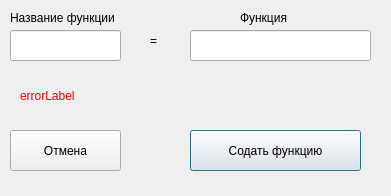
<?xml version="1.0" encoding="UTF-8"?>
<ui version="4.0">
 <class>createFuncForm</class>
 <widget class="QWidget" name="createFuncForm">
  <property name="geometry">
   <rect>
    <x>0</x>
    <y>0</y>
    <width>391</width>
    <height>196</height>
   </rect>
  </property>
  <property name="windowTitle">
   <string>Form</string>
  </property>
  <widget class="QLineEdit" name="funcNameEdit">
   <property name="geometry">
    <rect>
     <x>10</x>
     <y>30</y>
     <width>111</width>
     <height>31</height>
    </rect>
   </property>
  </widget>
  <widget class="QLabel" name="label">
   <property name="geometry">
    <rect>
     <x>10</x>
     <y>10</y>
     <width>121</width>
     <height>16</height>
    </rect>
   </property>
   <property name="text">
    <string>Название функции</string>
   </property>
  </widget>
  <widget class="QLabel" name="label_2">
   <property name="geometry">
    <rect>
     <x>150</x>
     <y>30</y>
     <width>31</width>
     <height>21</height>
    </rect>
   </property>
   <property name="text">
    <string>=</string>
   </property>
  </widget>
  <widget class="QLineEdit" name="funcEdit">
   <property name="geometry">
    <rect>
     <x>190</x>
     <y>30</y>
     <width>181</width>
     <height>31</height>
    </rect>
   </property>
  </widget>
  <widget class="QLabel" name="label_3">
   <property name="geometry">
    <rect>
     <x>240</x>
     <y>10</y>
     <width>71</width>
     <height>16</height>
    </rect>
   </property>
   <property name="text">
    <string>Функция</string>
   </property>
  </widget>
  <widget class="QPushButton" name="cancelButt">
   <property name="geometry">
    <rect>
     <x>10</x>
     <y>130</y>
     <width>111</width>
     <height>41</height>
    </rect>
   </property>
   <property name="text">
    <string>Отмена</string>
   </property>
  </widget>
  <widget class="QLabel" name="errorLabel">
   <property name="geometry">
    <rect>
     <x>20</x>
     <y>80</y>
     <width>341</width>
     <height>31</height>
    </rect>
   </property>
   <property name="palette">
    <palette>
     <active>
      <colorrole role="WindowText">
       <brush brushstyle="SolidPattern">
        <color alpha="255">
         <red>255</red>
         <green>0</green>
         <blue>0</blue>
        </color>
       </brush>
      </colorrole>
      <colorrole role="Button">
       <brush brushstyle="SolidPattern">
        <color alpha="255">
         <red>240</red>
         <green>0</green>
         <blue>0</blue>
        </color>
       </brush>
      </colorrole>
      <colorrole role="Light">
       <brush brushstyle="SolidPattern">
        <color alpha="255">
         <red>255</red>
         <green>105</green>
         <blue>105</blue>
        </color>
       </brush>
      </colorrole>
      <colorrole role="Midlight">
       <brush brushstyle="SolidPattern">
        <color alpha="255">
         <red>247</red>
         <green>52</green>
         <blue>52</blue>
        </color>
       </brush>
      </colorrole>
      <colorrole role="Dark">
       <brush brushstyle="SolidPattern">
        <color alpha="255">
         <red>120</red>
         <green>0</green>
         <blue>0</blue>
        </color>
       </brush>
      </colorrole>
      <colorrole role="Mid">
       <brush brushstyle="SolidPattern">
        <color alpha="255">
         <red>160</red>
         <green>0</green>
         <blue>0</blue>
        </color>
       </brush>
      </colorrole>
      <colorrole role="Text">
       <brush brushstyle="SolidPattern">
        <color alpha="255">
         <red>255</red>
         <green>0</green>
         <blue>0</blue>
        </color>
       </brush>
      </colorrole>
      <colorrole role="BrightText">
       <brush brushstyle="SolidPattern">
        <color alpha="255">
         <red>255</red>
         <green>255</green>
         <blue>255</blue>
        </color>
       </brush>
      </colorrole>
      <colorrole role="ButtonText">
       <brush brushstyle="SolidPattern">
        <color alpha="255">
         <red>0</red>
         <green>0</green>
         <blue>0</blue>
        </color>
       </brush>
      </colorrole>
      <colorrole role="Base">
       <brush brushstyle="SolidPattern">
        <color alpha="255">
         <red>255</red>
         <green>255</green>
         <blue>255</blue>
        </color>
       </brush>
      </colorrole>
      <colorrole role="Window">
       <brush brushstyle="SolidPattern">
        <color alpha="255">
         <red>240</red>
         <green>0</green>
         <blue>0</blue>
        </color>
       </brush>
      </colorrole>
      <colorrole role="Shadow">
       <brush brushstyle="SolidPattern">
        <color alpha="255">
         <red>0</red>
         <green>0</green>
         <blue>0</blue>
        </color>
       </brush>
      </colorrole>
      <colorrole role="AlternateBase">
       <brush brushstyle="SolidPattern">
        <color alpha="255">
         <red>247</red>
         <green>127</green>
         <blue>127</blue>
        </color>
       </brush>
      </colorrole>
      <colorrole role="ToolTipBase">
       <brush brushstyle="SolidPattern">
        <color alpha="255">
         <red>255</red>
         <green>255</green>
         <blue>220</blue>
        </color>
       </brush>
      </colorrole>
      <colorrole role="ToolTipText">
       <brush brushstyle="SolidPattern">
        <color alpha="255">
         <red>0</red>
         <green>0</green>
         <blue>0</blue>
        </color>
       </brush>
      </colorrole>
     </active>
     <inactive>
      <colorrole role="WindowText">
       <brush brushstyle="SolidPattern">
        <color alpha="255">
         <red>255</red>
         <green>0</green>
         <blue>0</blue>
        </color>
       </brush>
      </colorrole>
      <colorrole role="Button">
       <brush brushstyle="SolidPattern">
        <color alpha="255">
         <red>240</red>
         <green>0</green>
         <blue>0</blue>
        </color>
       </brush>
      </colorrole>
      <colorrole role="Light">
       <brush brushstyle="SolidPattern">
        <color alpha="255">
         <red>255</red>
         <green>105</green>
         <blue>105</blue>
        </color>
       </brush>
      </colorrole>
      <colorrole role="Midlight">
       <brush brushstyle="SolidPattern">
        <color alpha="255">
         <red>247</red>
         <green>52</green>
         <blue>52</blue>
        </color>
       </brush>
      </colorrole>
      <colorrole role="Dark">
       <brush brushstyle="SolidPattern">
        <color alpha="255">
         <red>120</red>
         <green>0</green>
         <blue>0</blue>
        </color>
       </brush>
      </colorrole>
      <colorrole role="Mid">
       <brush brushstyle="SolidPattern">
        <color alpha="255">
         <red>160</red>
         <green>0</green>
         <blue>0</blue>
        </color>
       </brush>
      </colorrole>
      <colorrole role="Text">
       <brush brushstyle="SolidPattern">
        <color alpha="255">
         <red>255</red>
         <green>0</green>
         <blue>0</blue>
        </color>
       </brush>
      </colorrole>
      <colorrole role="BrightText">
       <brush brushstyle="SolidPattern">
        <color alpha="255">
         <red>255</red>
         <green>255</green>
         <blue>255</blue>
        </color>
       </brush>
      </colorrole>
      <colorrole role="ButtonText">
       <brush brushstyle="SolidPattern">
        <color alpha="255">
         <red>0</red>
         <green>0</green>
         <blue>0</blue>
        </color>
       </brush>
      </colorrole>
      <colorrole role="Base">
       <brush brushstyle="SolidPattern">
        <color alpha="255">
         <red>255</red>
         <green>255</green>
         <blue>255</blue>
        </color>
       </brush>
      </colorrole>
      <colorrole role="Window">
       <brush brushstyle="SolidPattern">
        <color alpha="255">
         <red>240</red>
         <green>0</green>
         <blue>0</blue>
        </color>
       </brush>
      </colorrole>
      <colorrole role="Shadow">
       <brush brushstyle="SolidPattern">
        <color alpha="255">
         <red>0</red>
         <green>0</green>
         <blue>0</blue>
        </color>
       </brush>
      </colorrole>
      <colorrole role="AlternateBase">
       <brush brushstyle="SolidPattern">
        <color alpha="255">
         <red>247</red>
         <green>127</green>
         <blue>127</blue>
        </color>
       </brush>
      </colorrole>
      <colorrole role="ToolTipBase">
       <brush brushstyle="SolidPattern">
        <color alpha="255">
         <red>255</red>
         <green>255</green>
         <blue>220</blue>
        </color>
       </brush>
      </colorrole>
      <colorrole role="ToolTipText">
       <brush brushstyle="SolidPattern">
        <color alpha="255">
         <red>0</red>
         <green>0</green>
         <blue>0</blue>
        </color>
       </brush>
      </colorrole>
     </inactive>
     <disabled>
      <colorrole role="WindowText">
       <brush brushstyle="SolidPattern">
        <color alpha="255">
         <red>120</red>
         <green>0</green>
         <blue>0</blue>
        </color>
       </brush>
      </colorrole>
      <colorrole role="Button">
       <brush brushstyle="SolidPattern">
        <color alpha="255">
         <red>240</red>
         <green>0</green>
         <blue>0</blue>
        </color>
       </brush>
      </colorrole>
      <colorrole role="Light">
       <brush brushstyle="SolidPattern">
        <color alpha="255">
         <red>255</red>
         <green>105</green>
         <blue>105</blue>
        </color>
       </brush>
      </colorrole>
      <colorrole role="Midlight">
       <brush brushstyle="SolidPattern">
        <color alpha="255">
         <red>247</red>
         <green>52</green>
         <blue>52</blue>
        </color>
       </brush>
      </colorrole>
      <colorrole role="Dark">
       <brush brushstyle="SolidPattern">
        <color alpha="255">
         <red>120</red>
         <green>0</green>
         <blue>0</blue>
        </color>
       </brush>
      </colorrole>
      <colorrole role="Mid">
       <brush brushstyle="SolidPattern">
        <color alpha="255">
         <red>160</red>
         <green>0</green>
         <blue>0</blue>
        </color>
       </brush>
      </colorrole>
      <colorrole role="Text">
       <brush brushstyle="SolidPattern">
        <color alpha="255">
         <red>120</red>
         <green>0</green>
         <blue>0</blue>
        </color>
       </brush>
      </colorrole>
      <colorrole role="BrightText">
       <brush brushstyle="SolidPattern">
        <color alpha="255">
         <red>255</red>
         <green>255</green>
         <blue>255</blue>
        </color>
       </brush>
      </colorrole>
      <colorrole role="ButtonText">
       <brush brushstyle="SolidPattern">
        <color alpha="255">
         <red>120</red>
         <green>0</green>
         <blue>0</blue>
        </color>
       </brush>
      </colorrole>
      <colorrole role="Base">
       <brush brushstyle="SolidPattern">
        <color alpha="255">
         <red>240</red>
         <green>0</green>
         <blue>0</blue>
        </color>
       </brush>
      </colorrole>
      <colorrole role="Window">
       <brush brushstyle="SolidPattern">
        <color alpha="255">
         <red>240</red>
         <green>0</green>
         <blue>0</blue>
        </color>
       </brush>
      </colorrole>
      <colorrole role="Shadow">
       <brush brushstyle="SolidPattern">
        <color alpha="255">
         <red>0</red>
         <green>0</green>
         <blue>0</blue>
        </color>
       </brush>
      </colorrole>
      <colorrole role="AlternateBase">
       <brush brushstyle="SolidPattern">
        <color alpha="255">
         <red>240</red>
         <green>0</green>
         <blue>0</blue>
        </color>
       </brush>
      </colorrole>
      <colorrole role="ToolTipBase">
       <brush brushstyle="SolidPattern">
        <color alpha="255">
         <red>255</red>
         <green>255</green>
         <blue>220</blue>
        </color>
       </brush>
      </colorrole>
      <colorrole role="ToolTipText">
       <brush brushstyle="SolidPattern">
        <color alpha="255">
         <red>0</red>
         <green>0</green>
         <blue>0</blue>
        </color>
       </brush>
      </colorrole>
     </disabled>
    </palette>
   </property>
   <property name="text">
    <string>errorLabel</string>
   </property>
  </widget>
  <widget class="QPushButton" name="affButt">
   <property name="geometry">
    <rect>
     <x>190</x>
     <y>130</y>
     <width>171</width>
     <height>41</height>
    </rect>
   </property>
   <property name="text">
    <string>Содать функцию</string>
   </property>
   <property name="default">
    <bool>true</bool>
   </property>
  </widget>
 </widget>
 <resources/>
 <connections/>
</ui>
